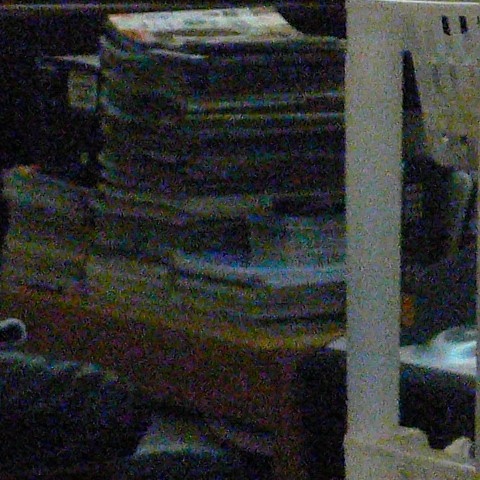
#> input picture asset/noise_3.jpg, 480 x 480 px, found by its file name
$ python 6.reductnoise.py
#> lines starting #> are read from the running program, lines starting #| are printed output that depends on the picture
import cv2
import numpy as np

# Fungsi untuk melakukan konvolusi pada citra dengan kernel tertentu
def convolution(image, kernel):
    m, n = image.shape
    k_m, k_n = kernel.shape
    pad_size = k_m // 2

    # Buat citra dengan padding
    padded_image = np.pad(image, pad_size, mode='constant')

    # Inisialisasi citra hasil konvolusi
    result = np.zeros((m, n))

    # Lakukan operasi konvolusi
    for i in range(m):
        for j in range(n):
            result[i, j] = np.sum(padded_image[i:i+k_m, j:j+k_n] * kernel)

    return result

# Fungsi untuk mengurangi noise dengan filter rata-rata
def reduce_noise(image, kernel_size):
    # Buat kernel filter rata-rata
    kernel = np.ones((kernel_size, kernel_size), dtype=np.float32) / (kernel_size * kernel_size)

    # Lakukan konvolusi dengan kernel filter rata-rata
    denoised_image = convolution(image.astype(float), kernel)

    # Normalisasi nilai pixel ke rentang 0-255
    denoised_image = np.clip(denoised_image, 0, 255)

    return denoised_image.astype(np.uint8)

# Baca citra
image = cv2.imread('TUGAS_3/asset/noise_3.jpg', cv2.IMREAD_GRAYSCALE)
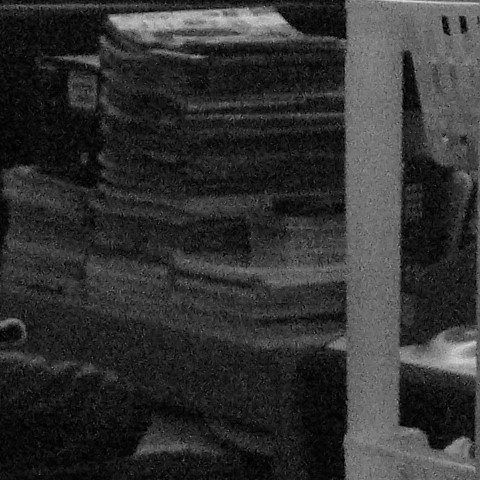
#> image: shape (480, 480); min 0, max 219, mean 49.8

# Aplikasikan pengurangan noise dengan filter rata-rata
denoised_image = reduce_noise(image, 5)  # Ganti nilai kernel_size sesuai kebutuhan
#> in convolution, `padded_image = np.pad(image, pad_size, mode='constant')`:
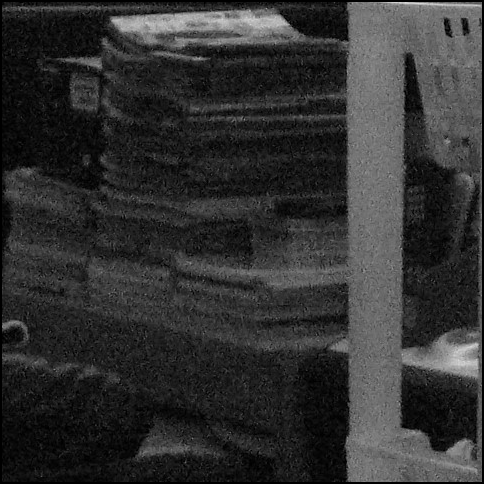
#> padded_image: shape (484, 484) float64; min 0, max 219, mean 49

# Tampilkan citra asli dan citra hasil reduksi noise
cv2.imshow('Original Image', image)
cv2.imshow('Denoised Image', denoised_image)

# Tunggu pengguna menekan tombol apa pun sebelum menutup jendela
cv2.waitKey(0)
cv2.destroyAllWindows()

$ run again, with asset/clear_1.jpg copied over asset/noise_3.jpg
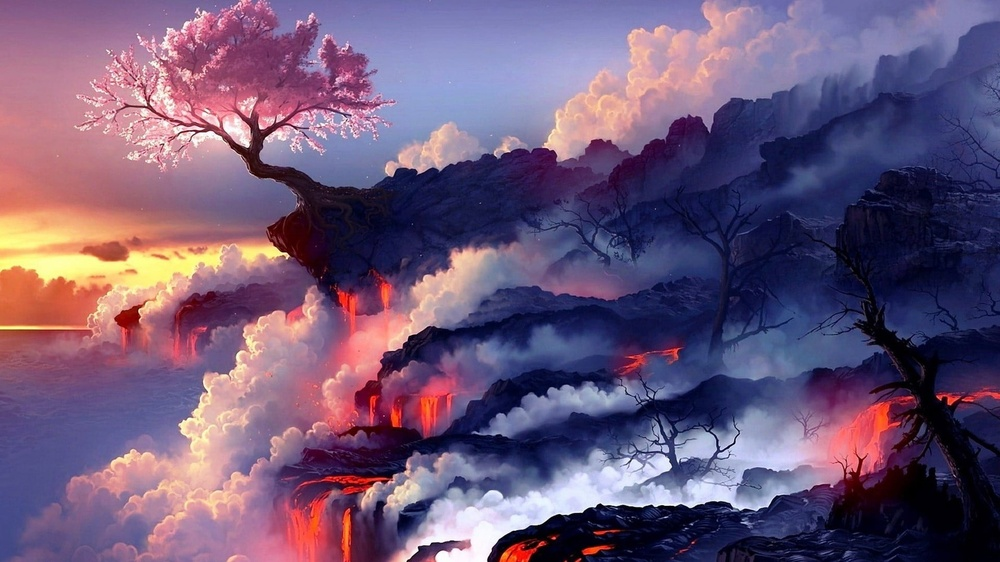
#> input picture asset/clear_1.jpg, 1000 x 562 px, shrunk from 1920 x 1080 before the run, found by its file name
#> `image = cv2.imread('TUGAS_3/asset/noise_3.jpg', cv2.IMREAD_GRAYSCALE)`:
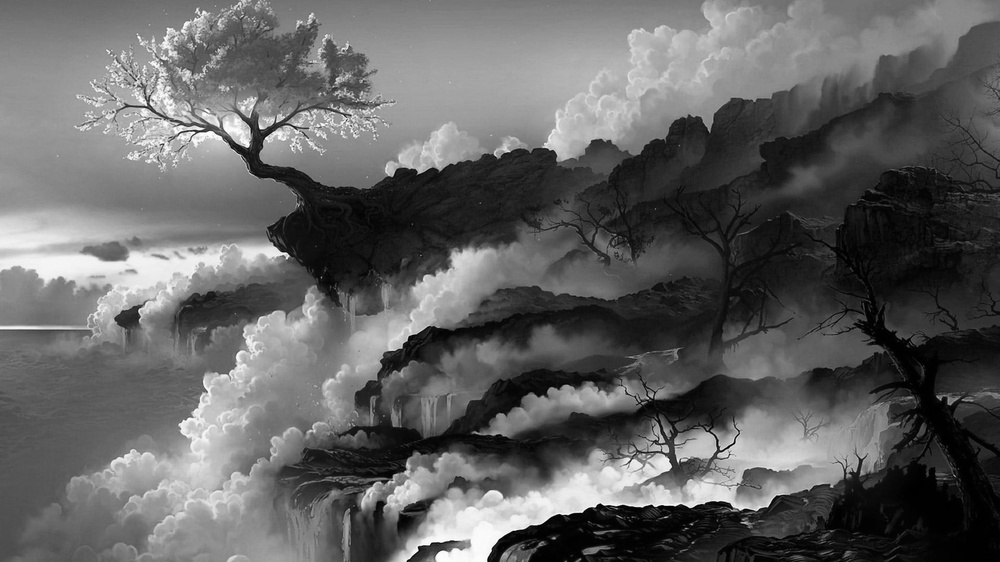
#> image: shape (562, 1000); min 0, max 255, mean 97.9
#> in convolution, `padded_image = np.pad(image, pad_size, mode='constant')`:
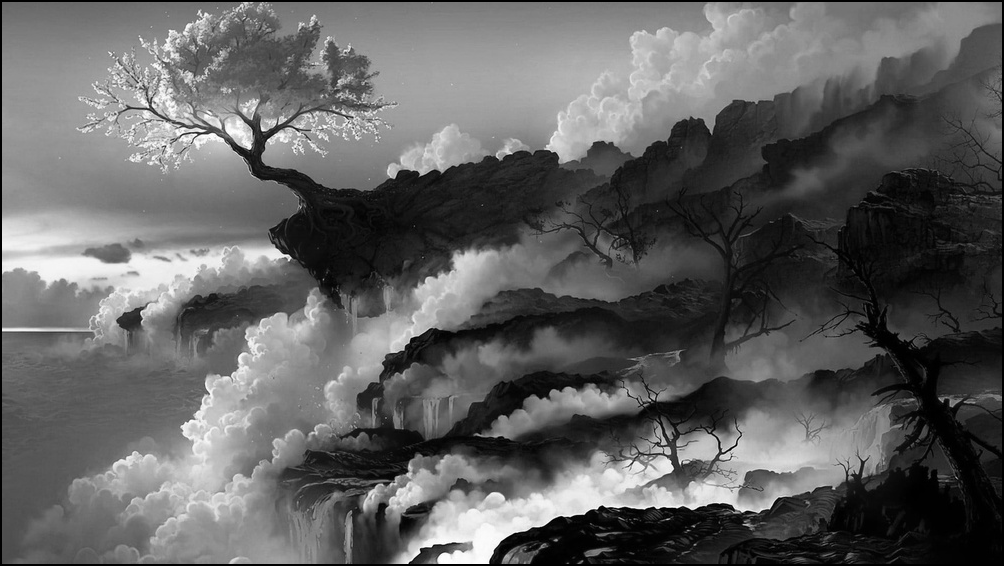
#> padded_image: shape (566, 1004) float64; min 0, max 255, mean 96.8

$ run again, with asset/clear_3.png saved as asset/noise_3.jpg
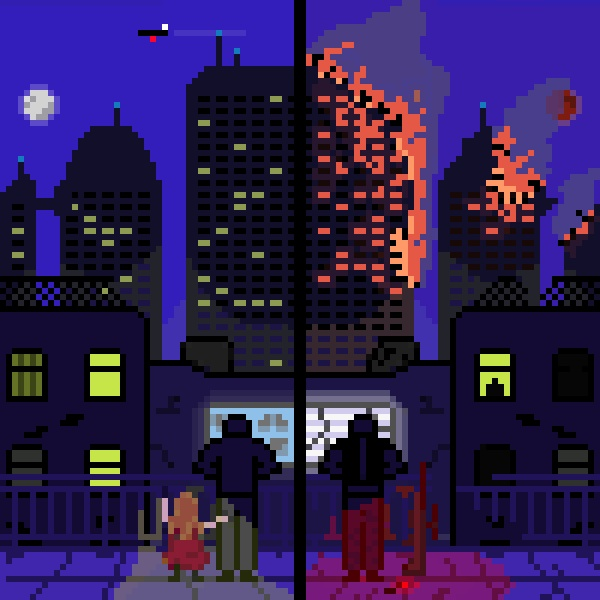
#> input picture asset/clear_3.png, 600 x 600 px, found by its file name
#> in convolution, `padded_image = np.pad(image, pad_size, mode='constant')`:
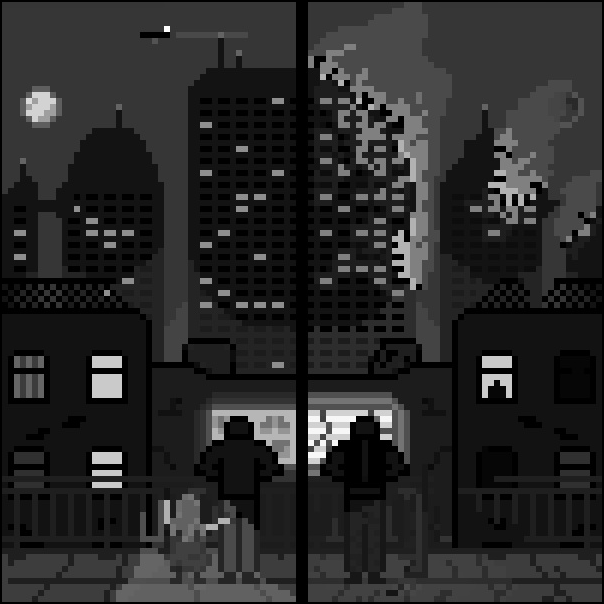
#> padded_image: shape (604, 604) float64; min 0, max 255, mean 40.7
#> after the loop in convolution, `for i in range(m):`:
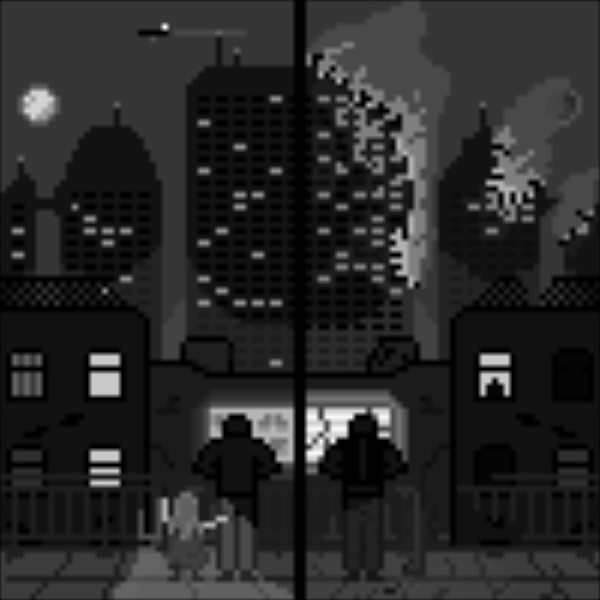
#> result: shape (600, 600) float64; min 0, max 254, mean 41
